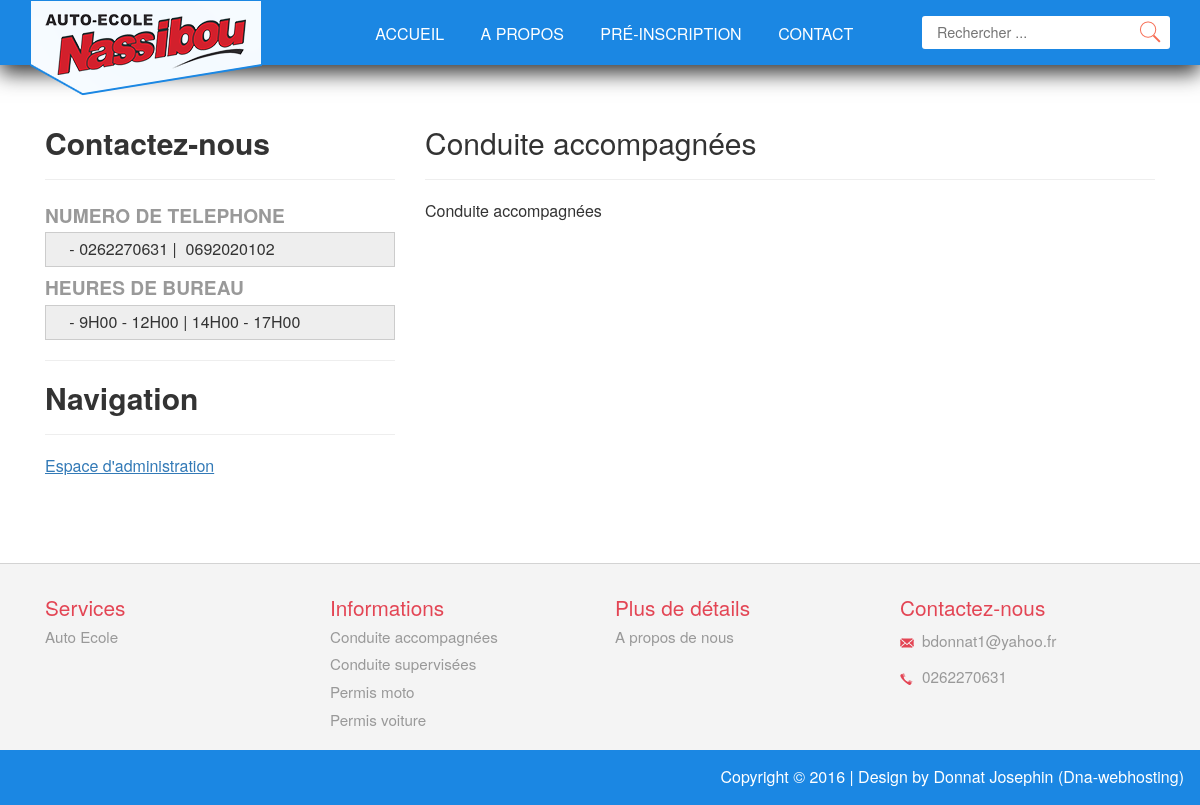
The page /index.php/home/pages/7 on the database its author committed.
### tables this page shows
CREATE TABLE IF NOT EXISTS `menus` (
  `idMenu` int(11) NOT NULL AUTO_INCREMENT,
  `menu` text NOT NULL,
  `idPage` int(11) NOT NULL,
  `hyperlien` text NOT NULL,
  `idCategorie` int(11) NOT NULL,
  PRIMARY KEY (`idMenu`)
);

CREATE TABLE IF NOT EXISTS `site_meta` (
  `id` int(11) NOT NULL AUTO_INCREMENT,
  `meta_key` text NOT NULL,
  `meta_value` text NOT NULL,
  PRIMARY KEY (`id`)
);

CREATE TABLE IF NOT EXISTS `pages` (
  `idPage` int(11) NOT NULL AUTO_INCREMENT,
  `titre` text NOT NULL,
  `contenu` text NOT NULL,
  `mot_cle` text NOT NULL,
  PRIMARY KEY (`idPage`)
);

### application/controllers/Home.php (called while the page is built, shortened)
<?php
class Home extends CI_Controller {
    public function __construct() {
        $this->load->helper(array('form', 'url'));
        $this->load->library('form_validation');
        $this->load->helper('email');
        $this->load->model('pages_model');
        $this->load->model('menus_model');
        $this->load->library('session');
    }
    public function pages($idPage = NULL) {
        $data['menus_haut'] = $this->menus_model->get_menus_by_categorie('1');
        $data['menus_bas_col1'] = $this->menus_model->get_menus_by_categorie('2');
        $data['menus_bas_col2'] = $this->menus_model->get_menus_by_categorie('3');
        $data['menus_bas_col3'] = $this->menus_model->get_menus_by_categorie('4');
        $data['menus_bas_gauche'] = $this->menus_model->get_menus_by_categorie('5');
        $data['meta_email'] = $this->pages_model->get_site_meta("email");
        $data['meta_phone'] = $this->pages_model->get_site_meta("telephone");
        $data['meta_contactleft'] = $this->pages_model->get_site_meta("contactleft");
        $data['pages'] = $this->pages_model->get_page($idPage);
        $this->load->view('templates/header', $data);
        $this->load->view('templates/contact_gauche', $data);
        $this->load->view('pages/page_single', $data);
        $this->load->view('templates/footer', $data);
    }
}

### index.php (called while the page is built, shortened)
<?php
require_once BASEPATH.'core/CodeIgniter.php';

### application/models/Menus_model.php (called while the page is built, shortened)
<?php
class Menus_model extends CI_Model {
    public function get_menus_by_categorie($idCategorie = FALSE)
    {
        if ($idCategorie === FALSE)
        {
            $sql = "SELECT * FROM menus";
        } else {
            $sql = "SELECT * FROM menus
                    WHERE `idCategorie`=" . $idCategorie;
        }
        $query = $this->db->query($sql);
        return $query->result_array();
    }
}

### application/models/Pages_model.php (called while the page is built, shortened)
<?php
class Pages_model extends CI_Model {
    public function get_page($idPage = FALSE)
    {
        $query = $this->db->get_where('pages', array('idPage' => $idPage));
        return $query->row_array();
    }
    public function get_site_meta($meta_key = FALSE)
    {
        $query = $this->db->get_where('site_meta', array('meta_key' => $meta_key));
        return $query->row_array();
    }
}

### application/views/pages/page_single.php (the view)
            <div class="col-md-8 contact-right">
                <h2 style=""><?php echo ($pages['titre']); ?></h2>
                <hr/>
                <div>
                    <?php echo stripslashes($pages['contenu']); ?>
                </div>
            </div>
            <div class="clearfix"></div>
        </div>
    </div>
</div>

### application/views/templates/header.php (shortened to what this page needs)
<!DOCTYPE html>
<html>
<head>
<link href="<?php echo base_url(); ?>assets/css/bootstrap.css" rel='stylesheet' type='text/css' />
<link href="<?php echo base_url(); ?>assets/css/style.css" rel='stylesheet' type='text/css' />
</head>
<body>
<div class="header" id="home">
    <div class="container">
        <div class="logo">
            <a href="<?php echo base_url(); ?>"><img src="<?php echo base_url(); ?>assets/images/logo-3.png" alt=""></a>
        </div>
        <div class="menu">
            <div class="top-menu navigation">
                <ul class="navig">
                    <li><a href="<?php echo base_url(); ?>">Accueil</a></li>
                    <?php foreach ($menus_haut as $mon_menu): ?>
                        <?php if ($mon_menu['hyperlien'] == ''): ?>
                            <li><a href="<?php echo base_url(); ?>index.php/home/pages/<?php echo $mon_menu['idPage']; ?>"><?php echo $mon_menu['menu']; ?></a></li>
                        <?php else: ?>
                            <li><a href="<?php echo base_url(); ?>index.php/home/<?php echo $mon_menu['hyperlien']; ?>"><?php echo $mon_menu['menu']; ?></a></li>
                        <?php endif; ?>
                    <?php endforeach ?>
                </ul>
            </div>
            <div class="search">
                <form>
                    <input type="text" value="" placeholder="Rechercher ...">
                    <input type="submit" value="">
                </form>
            </div>
        </div>
        <div class="clearfix"></div>
   </div>
</div>

### application/views/templates/contact_gauche.php (shortened to what this page needs)
<div class="contact">
    <div class="container">
        <div class="contact-bottom">
            <div class="col-md-4 contact-left heading">
                <h2>Contactez-nous</h2>
                <hr/>
                <div>
                    <?php echo $meta_contactleft['meta_value']; ?>
                </div>
                <hr/>
                <h2>Navigation</h2>
                <hr/>
                <div class="left-grid">
                <ul>
                            <li><a style="text-decoration: underline" href="<?php echo base_url(); ?>index.php/admin/login">Espace d'administration</a></li>
                </ul>
                </div>
            </div>

### application/views/templates/footer.php
<div class="footer">
    <div class="footer-grids">
        <div class="container">
            <div class="col-md-3 footer-grid">
                <h4>Services</h4>
                <ul>
                    <?php foreach ($menus_bas_col1 as $mon_menu): ?>
                        <?php if ($mon_menu['hyperlien'] == ''): ?>
                            <li><a href="<?php echo base_url(); ?>index.php/home/pages/<?php echo $mon_menu['idPage']; ?>"><?php echo $mon_menu['menu']; ?></a></li>
                        <?php else: ?>
                            <li><a href="<?php echo base_url(); ?>index.php/home/<?php echo $mon_menu['hyperlien']; ?>"><?php echo $mon_menu['menu']; ?></a></li>
                        <?php endif; ?>
                    <?php endforeach ?>
                </ul>
            </div>
            <div class="col-md-3 footer-grid">
                <h4>Informations</h4>
                <ul>
                    <?php foreach ($menus_bas_col2 as $mon_menu): ?>
                        <?php if ($mon_menu['hyperlien'] == ''): ?>
                            <li><a href="<?php echo base_url(); ?>index.php/home/pages/<?php echo $mon_menu['idPage']; ?>"><?php echo $mon_menu['menu']; ?></a></li>
                        <?php else: ?>
                            <li><a href="<?php echo base_url(); ?>index.php/home/<?php echo $mon_menu['hyperlien']; ?>"><?php echo $mon_menu['menu']; ?></a></li>
                        <?php endif; ?>
                    <?php endforeach ?>
                </ul>
            </div>
            <div class="col-md-3 footer-grid">
                <h4>Plus de détails</h4>
                <ul>
                    <?php foreach ($menus_bas_col3 as $mon_menu): ?>
                        <?php if ($mon_menu['hyperlien'] == ''): ?>
                            <li><a href="<?php echo base_url(); ?>index.php/home/pages/<?php echo $mon_menu['idPage']; ?>"><?php echo $mon_menu['menu']; ?></a></li>
                        <?php else: ?>
                            <li><a href="<?php echo base_url(); ?>index.php/home/<?php echo $mon_menu['hyperlien']; ?>"><?php echo $mon_menu['menu']; ?></a></li>
                        <?php endif; ?>
                    <?php endforeach ?>
                </ul>
            </div>
            <div class="col-md-3 footer-grid contact-grid">
                <h4>Contactez-nous</h4>
                <ul>
                    <li><span class="c-icon1"> </span><a href="mailto:<?php echo $meta_email['meta_value']; ?>"><?php echo $meta_email['meta_value']; ?></a></li>
                    <li><span class="c-icon2"> </span><a href="tel:<?php echo $meta_phone['meta_value']; ?>"><?php echo $meta_phone['meta_value']; ?></a></li>
                </ul>
            </div>
            <div class="clearfix"></div>
       </div>
   </div>
</div>
<div class="copy">
    <p>
    Copyright &copy; <?php echo date("Y"); ?> | Design by <a href="http://www.about.me/donnat">Donnat Josephin</a> (<a href="http://www.dna-webhosting.com">Dna-webhosting</a>)</p>
</div>
</body>
</html>

### assets/css/style.css (style rules this page uses)
html, body { font-size: 100%; background: #fff; font-family: 'TitilliumWeb-Regular' sans-serif; }
body a { transition: 0.5s all ease; -webkit-transition: 0.5s all ease; -moz-transition: 0.5s all ease; -o-transition: 0.5s all ease; -ms-transition: 0.5s all ease; }
p { margin:0; }
h1,h2, h3,h4,h5 ,h6 { margin-top: 0px; margin-bottom: 0px; }
ul,label { margin:0; padding:0; }
.header { position: fixed; text-align: center; background: #1b87e3; padding:1em 0; z-index: 9999; width: 100%; box-shadow: #333 0 8px 20px; }
.logo { position: absolute; top: 0; z-index: 999; width: 15%; }
.menu { float: right; width: 73%; }
.top-menu { float: left; width: 75%; }
.top-menu ul li { display:inline-block; }
.top-menu ul li a { display: block; padding: 0.45em 1em 0 1em; color: #fff; text-transform: uppercase; }
.search { position: relative; border-radius: 3px; float: right; background: #fff; width: 25%; }
.search input[type="text"] { margin: 0px 0; padding: 6px 33px 6px 15px; outline: none; background: none; border: none; width: 100%; position: relative; font-size: 0.9em; -webkit-appearance: none; }
.search input[type="submit"] { background: url('../images/search1.png') no-repeat 0px 1px; border: none; cursor: pointer; width: 24px; outline: none; position: absolute; height: 24px; top: 3px; right: 8px; }
.footer { border-top:1px solid rgba(51, 51, 51, 0.17); padding: 2em 0em 1em 0; text-align:left; background:#F4F4F4; }
.footer-grid h4 { color: #e34554; font-size: 1.3em; margin-bottom: 0.2em; }
.footer-grid ul { margin:0; padding:0; }
.footer-grid ul li { display:block; }
.footer-grid ul li a { font-size: 0.95em; color: #999; text-decoration: none; padding: 0.2em 0; display: inline-block; }
.contact-grid ul li { font-size: 0.87em; color: #999; padding: 0.3em 0; }
.contact-grid ul li span { width:15px; height:15px; display:inline-block; background:url(../images/footer-icons.png) no-repeat 0px 0px; display:inline-block; vertical-align:middle; margin-right:0.5em; }
.contact-grid ul li a { font-size:1.1em; display:inline-block; }
.contact-grid ul li span.c-icon1 { background-position: 0px -25px; }
.contact-grid ul li span.c-icon2 { background-position: 0px -49px; }
.copy { text-align: right; background: #1b87e3; padding:1em; }
.copy p { color: #fff; font-size:1em; }
.copy p a { color: #fff; }
.contact { padding:6em 0px; }
.contact-left h1,.contact-left h2 { font-size: 30px; font-family: inherit; color:#333; font-weight: bold; }
.contact-left p { font-size: 1em; margin-top: 1.6%; line-height: 1.9em; color: #999; }
.contact-bottom { margin-top:5%; }
@media (max-width:1440px) { .top-menu { width: 72%; } }
@media (max-width:1366px) { .contact, .about, .team, .blog { padding: 5em 0px; } }
@media (max-width:1280px) { .menu { width: 75%; } }
@media (max-width:1280px) { .search { width: 29%; } }
@media (max-width:1280px) { .contact-bottom { margin-top: 4%; } }
@media (max-width:1280px) { .top-menu { width: 70%; } }
@media (max-width:1280px) { .top-menu ul li a { padding: 0.45em 1em 0 1em; } }
.left-grid ul li { display:block; margin: 5px 0px; }

### rows shown on the page
menus: menu "A PROPOS"
menus: menu "PRÉ-INSCRIPTION"
menus: menu "CONTACT"
site_meta: meta_value "NUMERO DE TELEPHONE - 0262270631 | 0692020102 HEURES DE BUREAU - 9H00 - 12H00 | 14H00 - 17H00"
pages: titre "Conduite accompagnées", contenu "Conduite accompagnées"
menus: menu "Auto Ecole"
menus: menu "Conduite accompagnées"
menus: menu "Conduite supervisées"
menus: menu "Permis moto"
menus: menu "Permis voiture"
menus: menu "A propos de nous"
site_meta: meta_value "bdonnat1@yahoo.fr"
site_meta: meta_value "0262270631"
